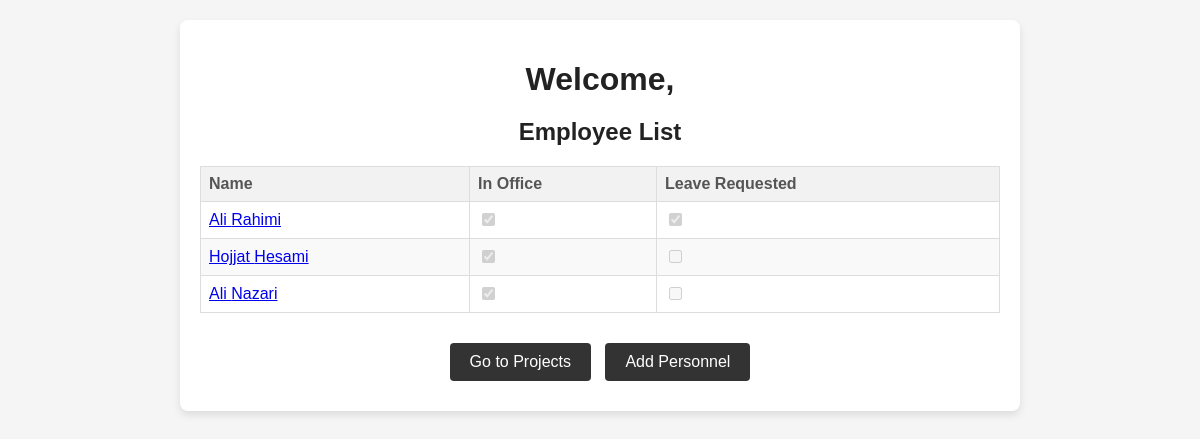
Before: /office_manager/ (signed in) with the older database file.
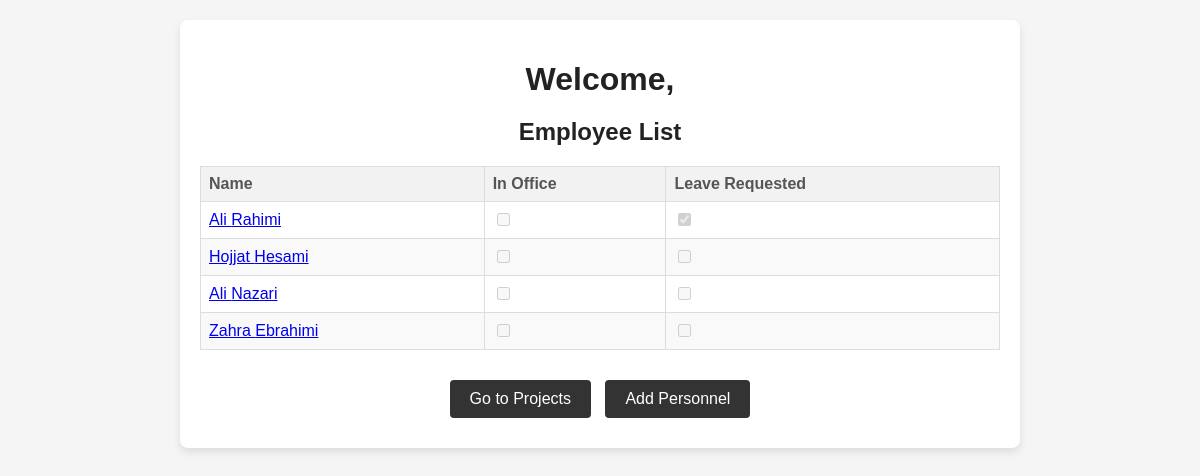
After: the same page with the newer database file.
### daftarMain/models.py (models this page shows, shortened)
class OfficeUser(models.Model):
    user = models.OneToOneField(User, on_delete=models.CASCADE, null=True, blank=True) # remove null, blank = true
    first_name = models.CharField(max_length=30)
    last_name = models.CharField(max_length=30)
    phone = models.CharField(max_length=15, unique=True)
    home_phone = models.CharField(max_length=15, unique=True, null=True, blank=True)
    birth_date = models.DateField(null=True, blank=True)
    code_meli = models.CharField(max_length=10)
    office_admin = models.ForeignKey(OfficeManager, on_delete=models.CASCADE, null=True, blank=True) # remove null, blank = true
    staff_number = models.CharField(max_length=20, unique=True, null=True, blank=True)
    staff_pic = models.ImageField(upload_to='staff_pics/', null=True, blank=True)
    address = models.TextField(null=True, blank=True)
    have_bime = models.BooleanField(default=False)

### daftarMain/views.py (the view)
# urls.py: path('office_manager/', views.office_manager_page, name='office_manager_page'),
@login_required
def office_manager_page(request):
    office_manager = get_object_or_404(OfficeManager, user=request.user)
    employees = OfficeUser.objects.filter(office_admin=office_manager)
    employee_statuses = []
    for employee in employees:
        last_clock_entry = Clock.objects.filter(office_user=employee).order_by('-entry_to_office').first()
        is_in_office = last_clock_entry and not last_clock_entry.exit_from_office
        now = timezone.now()
        has_leave_request = Leave.objects.filter(
            office_user=employee,
            leave_type='daily',
            start_date__lte=now,
            end_date__gte=now
        ).exists() or Leave.objects.filter(
            office_user=employee,
            leave_type='hourly',
            start_time__lte=now,
            end_time__gte=now
        ).exists()
        employee_statuses.append((employee, is_in_office, has_leave_request))
    context = {
        'office_manager': office_manager,
        'employees': employee_statuses,
    }
    return render(request, 'office_manager_page.html', context)

### daftarMain/templates/office_manager_page.html (shortened to what this page needs)
<!DOCTYPE html>
<html lang="en">
<head>
</head>
<body>
    <div class="container">
        <h1>Welcome, {{ office_manager.first_name }} {{ office_manager.last_name }}</h1>
        <h2>Employee List</h2>
        <table>
            <thead>
                <tr>
                    <th>Name</th>
                    <th>In Office</th>
                    <th>Leave Requested</th>
                </tr>
            </thead>
            <tbody>
                {% for employee, is_in_office, has_leave_request in employees %}
                <tr>
                    <td>
                        <a href="{% url 'employee_detail' employee.id %}">
                            {{ employee.first_name }} {{ employee.last_name }}
                        </a>
                    </td>
                    <td>
                        <input type="checkbox" disabled {% if is_in_office %}checked{% endif %}>
                    </td>
                    <td>
                        <input type="checkbox" disabled {% if has_leave_request %}checked{% endif %}>
                    </td>
                </tr>
                {% endfor %}
            </tbody>
        </table>
        <div>
            <a href="{% url 'project_page' %}" class="button">Go to Projects</a>
            <a href="{% url 'add_office_user' %}" class="button">Add Personnel</a>
        </div>
    </div>
</body>
</html>

Changed rows visible on the page:
computed for OfficeUser "Rahimi": if "☑" → "☐"
computed for OfficeUser "Hojjat": if "☑" → "☐"
computed for OfficeUser "Nazari": if "☑" → "☐"
added OfficeUser: first_name "Zahra", last_name "Ebrahimi"
